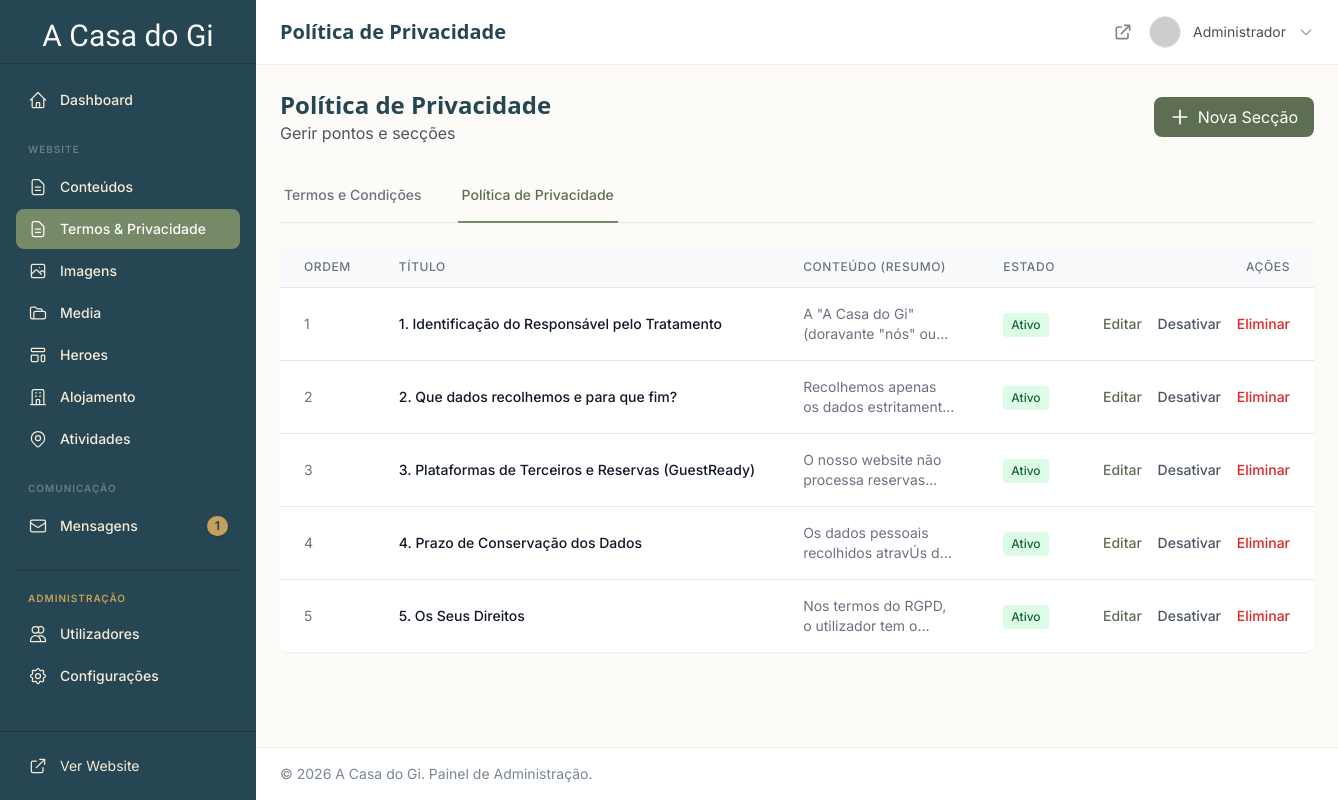
The page /admin/legal/index.php?page=privacy (signed in) on the database as committed earlier.
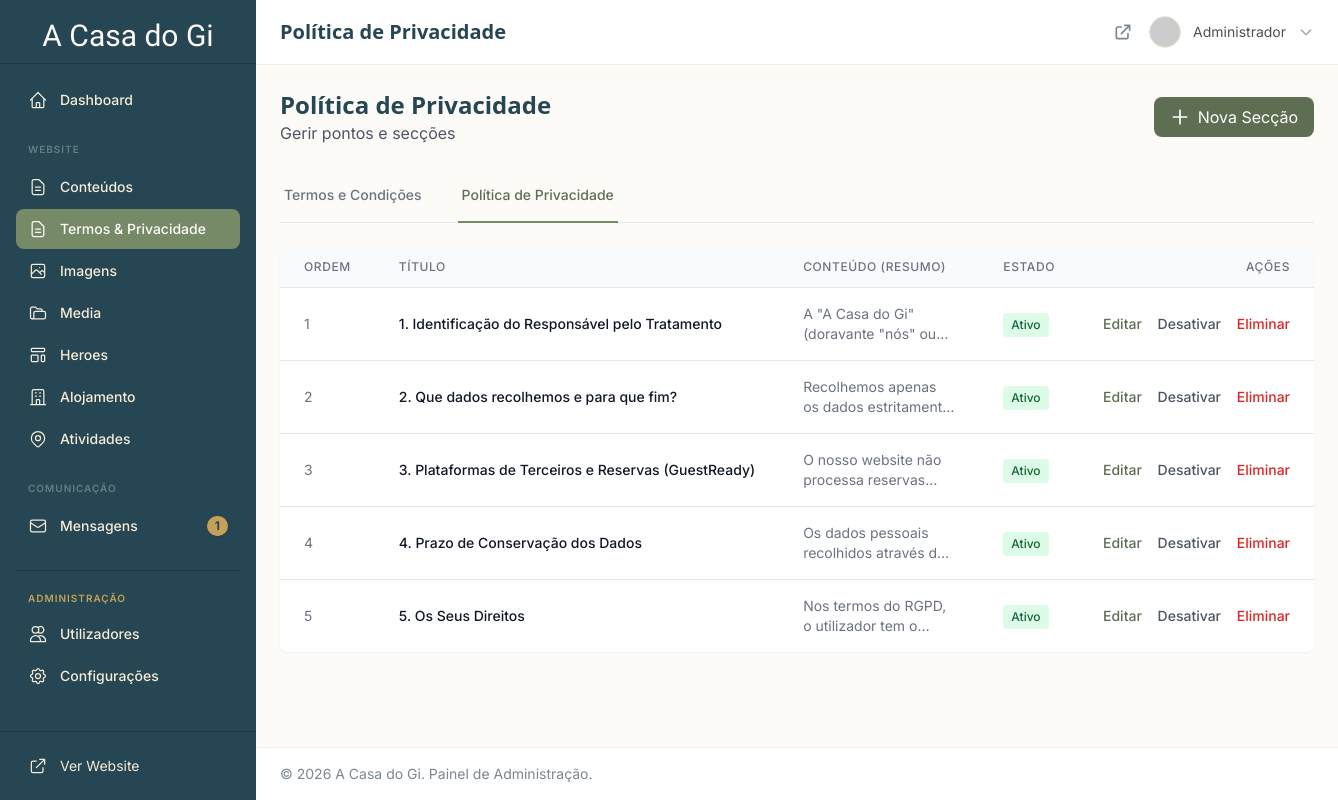
The same page on the database as committed later.
### tables this page shows
CREATE TABLE `legal_section_translations` (
  `id` int(10) unsigned NOT NULL AUTO_INCREMENT,
  `section_id` int(10) unsigned NOT NULL,
  `language_id` int(10) unsigned NOT NULL,
  `title` varchar(255) NOT NULL,
  `content` text DEFAULT NULL,
  PRIMARY KEY (`id`),
  UNIQUE KEY `unique_legal_lang` (`section_id`,`language_id`),
  KEY `language_id` (`language_id`),
  CONSTRAINT `legal_section_translations_ibfk_1` FOREIGN KEY (`section_id`) REFERENCES `legal_sections` (`id`) ON DELETE CASCADE,
  CONSTRAINT `legal_section_translations_ibfk_2` FOREIGN KEY (`language_id`) REFERENCES `languages` (`id`) ON DELETE CASCADE
);

CREATE TABLE `legal_sections` (
  `id` int(10) unsigned NOT NULL AUTO_INCREMENT,
  `page` enum('terms','privacy') NOT NULL,
  `sort_order` int(10) unsigned DEFAULT 0,
  `is_active` tinyint(1) DEFAULT 1,
  `created_at` timestamp NOT NULL DEFAULT current_timestamp(),
  `updated_at` timestamp NOT NULL DEFAULT current_timestamp() ON UPDATE current_timestamp(),
  PRIMARY KEY (`id`),
  KEY `idx_page` (`page`),
  KEY `idx_active` (`is_active`)
);

### admin/legal/index.php (the view, shortened to what the rows shown need)
<?php
require_once dirname(dirname(__DIR__)) . '/includes/init.php';
require_once dirname(__DIR__) . '/includes/auth-check.php';
$db = Database::getInstance();
$currentLegalPage = $_GET['page'] ?? 'terms';
$pageLabels = [
    'terms' => 'Termos e Condições',
    'privacy' => 'Política de Privacidade'
];
$sections = $db->fetchAll(
    "SELECT s.*, st.title, st.content
     FROM legal_sections s
     LEFT JOIN legal_section_translations st ON s.id = st.section_id AND st.language_id = 1
     WHERE s.page = ?
     ORDER BY s.sort_order ASC",
    [$currentLegalPage]
);
$pageTitle = $pageLabels[$currentLegalPage];
include dirname(__DIR__) . '/includes/header.php';
?>
<div class="flex justify-between items-center mb-6">
    <div>
        <h1 class="text-2xl font-bold text-primary"><?= $pageTitle ?></h1>
    </div>
</div>
<div class="bg-white rounded-lg shadow-sm overflow-hidden">
    <?php if (empty($sections)): ?>
    <div class="p-12 text-center">
        <svg class="w-16 h-16 text-gray-300 mx-auto mb-4" fill="none" stroke="currentColor" viewBox="0 0 24 24">
            <path stroke-linecap="round" stroke-linejoin="round" stroke-width="1.5" d="M9 12h6m-6 4h6m2 5H7a2 2 0 01-2-2V5a2 2 0 012-2h5.586a1 1 0 01.707.293l5.414 5.414a1 1 0 01.293.707V19a2 2 0 01-2 2z"/>
        </svg>
        <h3 class="text-lg font-medium text-gray-700 mb-2">Nenhuma secção encontrada</h3>
        <p class="text-gray-500 mb-4">Adicione o primeiro ponto a esta página.</p>
        <a href="./create.php?page=<?= $currentLegalPage ?>" class="inline-flex items-center px-4 py-2 bg-secondary-600 text-white rounded-lg hover:bg-secondary-700">
            Criar Secção
        </a>
    </div>
    <?php else: ?>
    <table class="min-w-full divide-y divide-gray-200">
        <thead class="bg-gray-50">
            <tr>
                <th class="px-6 py-3 text-left text-xs font-medium text-gray-500 uppercase tracking-wider w-16">Ordem</th>
                <th class="px-6 py-3 text-left text-xs font-medium text-gray-500 uppercase tracking-wider">Título</th>
                <th class="px-6 py-3 text-left text-xs font-medium text-gray-500 uppercase tracking-wider">Conteúdo (Resumo)</th>
                <th class="px-6 py-3 text-left text-xs font-medium text-gray-500 uppercase tracking-wider">Estado</th>
                <th class="px-6 py-3 text-right text-xs font-medium text-gray-500 uppercase tracking-wider">Ações</th>
            </tr>
        </thead>
        <tbody class="bg-white divide-y divide-gray-200">
            <?php foreach ($sections as $section): ?>
            <tr class="hover:bg-gray-50">
                <td class="px-6 py-4 whitespace-nowrap text-sm text-gray-500">
                    <?= $section['sort_order'] ?>
                </td>
                <td class="px-6 py-4 whitespace-nowrap">
                    <div class="text-sm font-medium text-gray-900">
                        <?= e($section['title'] ?? 'Sem título') ?>
                    </div>
                </td>
                <td class="px-6 py-4">
                    <div class="text-sm text-gray-500 line-clamp-2 max-w-lg">
                        <?= strip_tags($section['content'] ?? '') ?>
                    </div>
                </td>
                <td class="px-6 py-4 whitespace-nowrap">
                    <?php if ($section['is_active']): ?>
                    <span class="inline-flex px-2 py-1 text-xs font-medium bg-green-100 text-green-800 rounded">
                        Ativo
                    </span>
                    <?php else: ?>
                    <span class="inline-flex px-2 py-1 text-xs font-medium bg-gray-100 text-gray-800 rounded">
                        Inativo
                    </span>
                    <?php endif; ?>
                </td>
                <td class="px-6 py-4 whitespace-nowrap text-right text-sm font-medium">
                    <a href="./edit.php?id=<?= $section['id'] ?>"
                       class="text-secondary-600 hover:text-olive-900 mr-3">
                        Editar
                    </a>
                    <a href="?page=<?= $currentLegalPage ?>&toggle=<?= $section['id'] ?>&token=<?= \Core\CSRF::getToken() ?>"
                       class="text-gray-600 hover:text-gray-900 mr-3"
                       title="<?= $section['is_active'] ? 'Desativar' : 'Ativar' ?>">
                        <?= $section['is_active'] ? 'Desativar' : 'Ativar' ?>
                    </a>
                    <button onclick="openDeleteModal(<?= $section['id'] ?>, '<?= e($section['title']) ?>')"
                            class="text-red-600 hover:text-red-900">
                        Eliminar
                    </button>
                </td>
            </tr>
            <?php endforeach; ?>
        </tbody>
    </table>
    <?php endif; ?>
</div>
<?php include dirname(__DIR__) . '/includes/footer.php'; ?>

### admin/includes/header.php (shortened to what the rows shown need)
<?php
$pageTitle = $pageTitle ?? 'Dashboard';
?>
<!DOCTYPE html>
<html lang="pt" class="h-full">
<head>
    <link rel="stylesheet" href="<?= asset('css/app.css') ?>?v=<?= @filemtime(ROOT_PATH . '/assets/css/app.css') ?>">
</head>
<body class="h-full bg-cream-50">
    <div class="flex h-full">
        <div class="main-content flex-1 ml-64 flex flex-col min-h-screen transition-all duration-300">
            <header class="bg-white border-b border-accent/20 sticky top-0 z-40">
                <div class="flex items-center justify-between px-6 py-4">
                    <div>
                        <h1 class="text-xl font-semibold text-primary"><?= e($pageTitle) ?></h1>
                    </div>
                    <div class="flex items-center space-x-4">
                        <div class="relative" x-data="{ open: false }">
                            <button onclick="this.nextElementSibling.classList.toggle('hidden')"
                                    data-dropdown-toggle="true"
                                    class="flex items-center space-x-3 text-sm focus:outline-none">
                                <img loading="lazy" decoding="async" src="<?= e($currentAdmin->getAvatarUrl()) ?>"
                                     alt="<?= e($currentAdmin->getDisplayName()) ?>"
                                     class="w-8 h-8 rounded-full object-cover border border-accent/30">
                                <span class="text-charcoal-700"><?= e($currentAdmin->getDisplayName()) ?></span>
                                <svg class="w-4 h-4 text-charcoal-400" fill="none" stroke="currentColor" viewBox="0 0 24 24">
                                    <path stroke-linecap="round" stroke-linejoin="round" stroke-width="2" d="M19 9l-7 7-7-7"/>
                                </svg>
                            </button>
                        </div>
                    </div>
                </div>
            </header>
            <main class="flex-1 p-6">

Rows that differ between the two databases and show on the page:
removed legal_section_translations: section.sort_order "4", title "4. Prazo de Conservação dos Dados", content "Os dados pessoais recolhidos atravÚs…"
added legal_section_translations: section.sort_order "4", title "4. Prazo de Conservação dos Dados", content "Os dados pessoais recolhidos através…"
